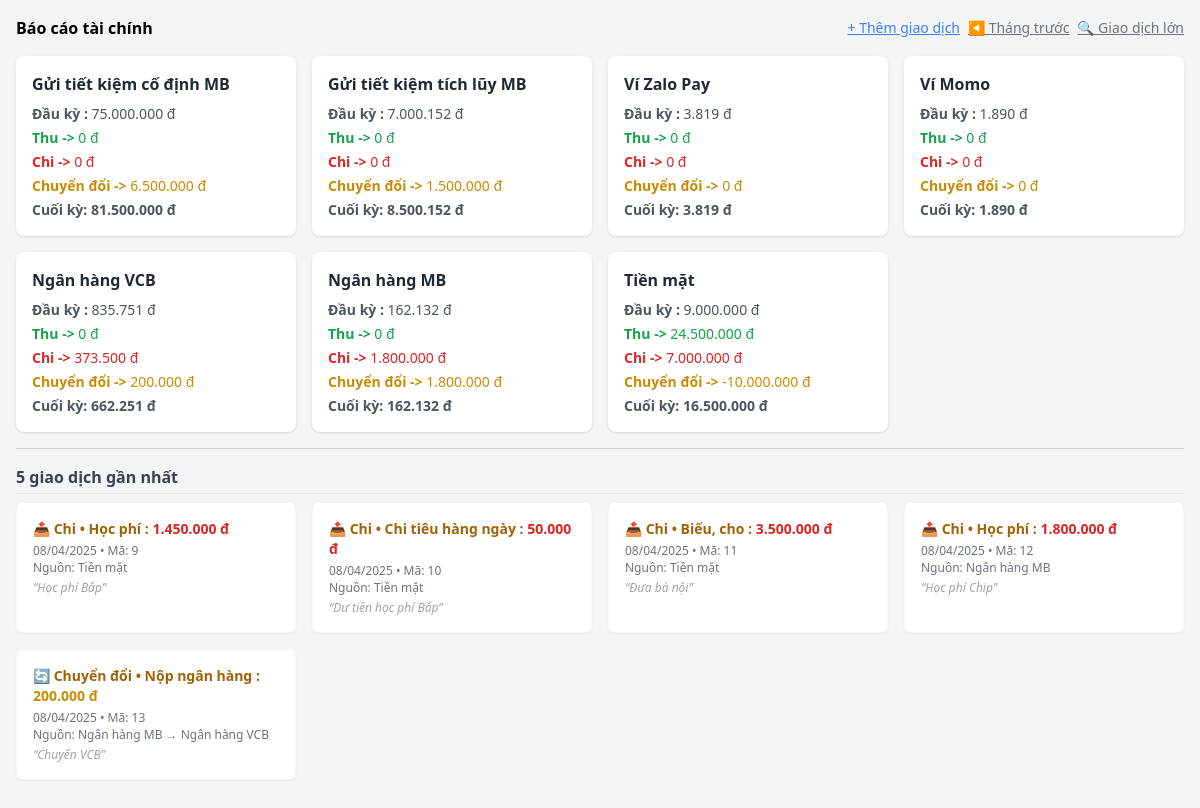
Before: / with the older database file.
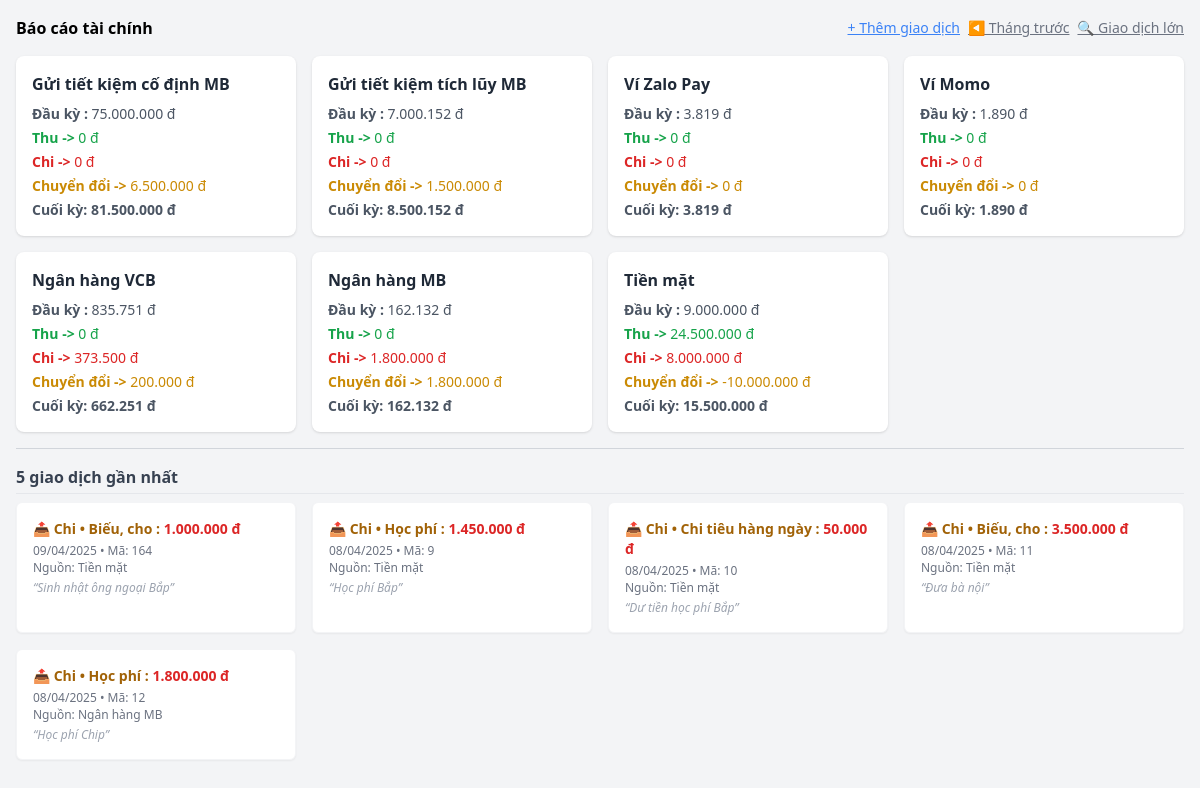
After: the same page with the newer database file.
### models.py (models this page shows)
class tblthuchi(db.Model):
    __tablename__ = 'tblthuchi'
    id = db.Column(db.Integer, primary_key=True)
    ngay = db.Column(db.String(100), nullable=True)
    loai_giao_dich = db.Column(db.String(100), nullable=True)
    nguon_tien = db.Column(db.String(100), db.ForeignKey('tblnguonnoiden.ma_nguon'), nullable=True)
    noi_den = db.Column(db.String(100), db.ForeignKey('tblnguonnoiden.ma_nguon'), nullable=True)
    so_tien = db.Column(db.Float, nullable=True)
    ghi_chu = db.Column(db.String(100), nullable=True)
    danh_muc = db.Column(db.String(100), db.ForeignKey('tbldanhmuc.ma_danh_muc'),
                          nullable=True)
    danh_muc_obj = db.relationship('tbldanhmuc', backref='danh_muc', lazy=True)
    nguon_tien_obj = db.relationship('tblnguonnoiden', backref='nguon_tien', lazy=True, foreign_keys=[nguon_tien])
    noi_den_obj = db.relationship('tblnguonnoiden', backref='noi_den', lazy=True, foreign_keys=[noi_den])

class tbldanhmuc(db.Model):
    __tablename__ = 'tbldanhmuc'
    ma_danh_muc = db.Column(db.String(100), nullable=True, primary_key=True)
    ten_danh_muc = db.Column(db.String(100), nullable=True)  # 'thu' hoặc 'chi'

class tblnguonnoiden(db.Model):
    __tablename__ = 'tblnguonnoiden'
    ma_nguon = db.Column(db.String(100), nullable=True, primary_key=True)
    ten_nguon = db.Column(db.String(100), nullable=True)
    loai_tai_san = db.Column(db.String(100), nullable=True)
    ghi_chu = db.Column(db.String(100), nullable=True)

### routes.py (the view)
@app.route("/")
def index():
    giao_dich_hom_nay = get_giao_dich_hom_nay()
    giao_dich_gan_nhat = get_5_giao_dich_gan_nhat()
    tong_hop_giao_dich = get_tong_hop_giao_dich_all()
    tong_hop_giao_dich_by_month = get_tong_hop_giao_dich_by_month("03/2025")
    tong_hop_giao_dich_thang_hien_tai = get_tong_hop_giao_dich_thang_hien_tai()
    danh_sach_nguon = tblnguonnoiden.query.all()
    danh_sach_danh_muc = tbldanhmuc.query.all()
    thong_ke_thang = {
        'thu': 15000000,
        'chi': 5000000
    }
    return render_template('index.html',
                           today = hom_nay,
                           thang_hien_tai = thang_hien_tai,
                           giao_dich_gan_nhat = giao_dich_gan_nhat,
                           tong_hop_giao_dich = tong_hop_giao_dich,
                           tong_hop_giao_dich_thang_hien_tai = tong_hop_giao_dich_thang_hien_tai,
                           tong_hop_giao_dich_by_month = tong_hop_giao_dich_by_month,
                           giao_dich_hom_nay=giao_dich_hom_nay,
                           danh_sach_nguon=danh_sach_nguon,
                           danh_sach_danh_muc=danh_sach_danh_muc)

### db_utils.py (called while the page is built)
def get_giao_dich_hom_nay():
    today = date.today().strftime('%d/%m/%Y')  # format tùy theo bạn lưu
    return tblthuchi.query.filter_by(ngay=today).all()

def get_tong_hop_giao_dich_thang_hien_tai():
    today = date.today()
    month = today.strftime('%m/%Y')
    return vtonghopgiaodich.query.filter_by(thang=month).all()

def get_tong_hop_giao_dich_by_month(month):
    return vtonghopgiaodich.query.filter_by(thang=month).all()

def get_tong_hop_giao_dich_all():
    return vtonghopgiaodich.query.all()

def get_5_giao_dich_gan_nhat():
    return tblthuchi.query.order_by(tblthuchi.ngay.desc()).limit(5).all()

### routes.py (called while the page is built)
@app.template_filter('format_tien')
def format_tien(value):
    try:
        value = float(value)
        if value.is_integer():
            return f"{int(value):,}".replace(",", ".") + " đ"  # 75000000 → 75.000.000
        else:
            return f"{value:,.2f}".replace(",", ".").replace(".", ",", 1) + " đ"  # nếu có phần thập phân
    except:
        return value

### templates/index.html (shortened to what this page needs)
{% extends "base.html" %}
{% block content %}
<body class="bg-white text-sm p-4 text-gray-800">
    <div class="flex justify-between items-center mb-4">
        <h1 class="font-bold text-base">Báo cáo tài chính</h1>
        <div class="flex gap-2">
            <button onclick="document.getElementById('modalForm').classList.remove('hidden')" class="text-blue-500 underline text-sm">
                + Thêm giao dịch
            </button>
            <button class="text-gray-500 underline text-sm">◀ Tháng trước</button>
            <button class="text-gray-500 underline text-sm">🔍 Giao dịch lớn</button>
        </div>
    </div>
    <div class="grid gap-4 sm:grid-cols-2 lg:grid-cols-4">
        {% for gd in tong_hop_giao_dich_thang_hien_tai %}
        <div class="bg-white rounded-lg shadow p-4">
            <h3 class="text-md font-semibold text-gray-800 mb-2">{{ gd.ten_nguon }}</h3>
            <div class="text-sm text-gray-600 space-y-1">
                <p><strong>Đầu kỳ :</strong> {{ gd.dau_ky | format_tien }}</p>
                <p class="text-green-600"><strong>Thu -></strong> {{ gd.thu | format_tien }}</p>
                <p class="text-red-600"><strong>Chi -></strong> {{ gd.chi | format_tien }}</p>
                <p class="text-yellow-600"><strong>Chuyển đổi -> </strong> {{ gd.chuyen_doi | format_tien }}</p>
                <p><strong>Cuối kỳ: {{ gd.cuoi_ky | format_tien }}</strong> </p>
            </div>
        </div>
        {% endfor %}
    </div>
    <hr class="my-4 border-gray-300">
    <div class="mb-6">
        <p class="font-semibold text-gray-700 border-b pb-1 mb-2">5 giao dịch gần nhất</p>
        <div class="grid gap-4 sm:grid-cols-2 lg:grid-cols-4">
            {% for gd in giao_dich_gan_nhat %}
            <div class="bg-white rounded-md shadow-sm p-4 border border-gray-100">
                <p class="text-sm font-semibold mb-1
                    {% if gd.loai_giao_dich == 'thu' %}
                        text-green-700
                    {% elif gd.loai_giao_dich == 'chi' %}
                        text-red-700
                    {% else %}
                        text-yellow-700
                    {% endif %}
                ">
                    {% if gd.loai_giao_dich == 'Thu' %}
                        📥
                    {% elif gd.loai_giao_dich == 'Chi' %}
                        📤
                    {% else %}
                        🔄
                    {% endif %}
                    {{ gd.loai_giao_dich | capitalize }} • {{ gd.danh_muc_obj.ten_danh_muc }} : <span class="text-sm font-bold mt-2
                    {% if gd.loai_giao_dich == 'Thu' %}
                        text-green-600
                    {% elif gd.loai_giao_dich == 'Chi' %}
                        text-red-600
                    {% else %}
                        text-yellow-600
                    {% endif %}
                    ">{{ gd.so_tien | format_tien }}</span>
                </p>
                <p class="text-xs text-gray-500 leading-snug">
                    {{ gd.ngay }} • Mã: {{ gd.id }}<br>
                    Nguồn: {{ gd.nguon_tien_obj.ten_nguon }}
                    {% if gd.noi_den_obj %}
                        → {{ gd.noi_den_obj.ten_nguon }}
                    {% endif %}
                </p>
                {% if gd.ghi_chu %}
                <p class="text-xs text-gray-400 italic mt-1">“{{ gd.ghi_chu }}”</p>
                {% endif %}
            </div>
            {% endfor %}
        </div>
    </div>
</body>
{% endblock %}

### templates/base.html (shortened to what this page needs)
<!DOCTYPE html>
<html lang="vi">
<head>
    <script src="https://cdn.tailwindcss.com"></script>
</head>
<body class="bg-gray-100 p-4">
    {% block content %}{% endblock %}
</body>
</html>

Changed rows visible on the page:
no longer on this page (row unchanged): tblthuchi: loai_giao_dich "Chuyển đổi", danh_muc_obj.ten_danh_muc "Nộp ngân hàng", so_tien "200.000 đ", ngay "08/04/2025", id "13", nguon_tien_obj.ten_nguon "Ngân hàng MB", noi_den_obj.ten_nguon "Ngân hàng VCB", ghi_chu "Chuyển VCB"
added tblthuchi: loai_giao_dich "Chi", danh_muc_obj.ten_danh_muc "Biếu, cho", so_tien "1.000.000 đ", ngay "09/04/2025", id "164", nguon_tien_obj.ten_nguon "Tiền mặt", ghi_chu "Sinh nhật ông ngoại Bắp"
Other visible differences:
new list line: "Tiền mặt Đầu kỳ : 9.000.000 đ Thu -> 24.500.000 đ Chi -> 8.000.000 đ Chuyển đổi -> -10.000.000 đ Cuối kỳ: 15.500.000 đ"
list line gone: "Tiền mặt Đầu kỳ : 9.000.000 đ Thu -> 24.500.000 đ Chi -> 7.000.000 đ Chuyển đổi -> -10.000.000 đ Cuối kỳ: 16.500.000 đ"
